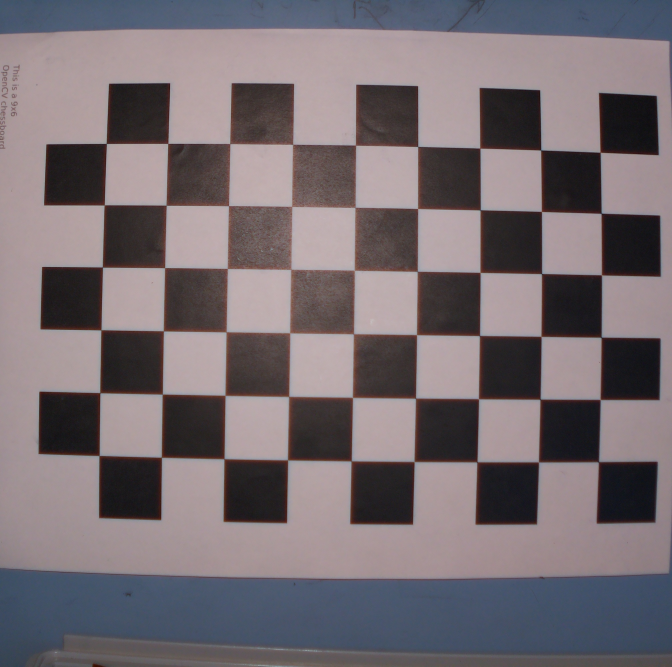
#> input picture Codesys/Resources/CalibrateCamera/disabled/input.jpg, 2016 x 2000 px, found by its file name (shown at 1/3 size)
$ python TestCalibration.py
#> lines starting #> are read from the running program, lines starting #| are printed output that depends on the picture; after the words box and inside, x2 and y2 are one past the last pixel; in counts of white or black regions, pixels touching at a corner belong together
#> further down, image is the input picture: shape (2000, 2016, 3); mean B, G, R 113.5, 108.7, 118.1
import cv2
import numpy as np
import os

def load_cal_data(path):
    cv_file = cv2.FileStorage(path, cv2.FILE_STORAGE_READ)
    checkerboard = cv_file.getNode("checkerboard").mat()
    squaresize = cv_file.getNode("squaresize").real()
    camera_matrix = cv_file.getNode("matrix").mat()
    dist_matrix = cv_file.getNode("distortion").mat()
    pixel_ratio = cv_file.getNode("pixelratio").real()
    cv_file.release()

    return [checkerboard, squaresize, camera_matrix, dist_matrix, pixel_ratio]

def filter_image(image, mtx, dist, crop):

    # get the size of the image
#> called with mtx = array of shape (3, 3), dist = array of shape (1, 5), crop = True
    h,  w = image.shape[:2]
#> h = 2000; w = 2016

    # apply the calibration data
    newcameramtx, roi=cv2.getOptimalNewCameraMatrix(mtx, dist, (w,h), 1, (w,h))
#> roi = (908, 811, 1083, 879)

    # undistort
    mapx, mapy = cv2.initUndistortRectifyMap(mtx, dist, None, newcameramtx, (w,h), 5)
    dst = cv2.remap(image, mapx, mapy, cv2.INTER_LINEAR)
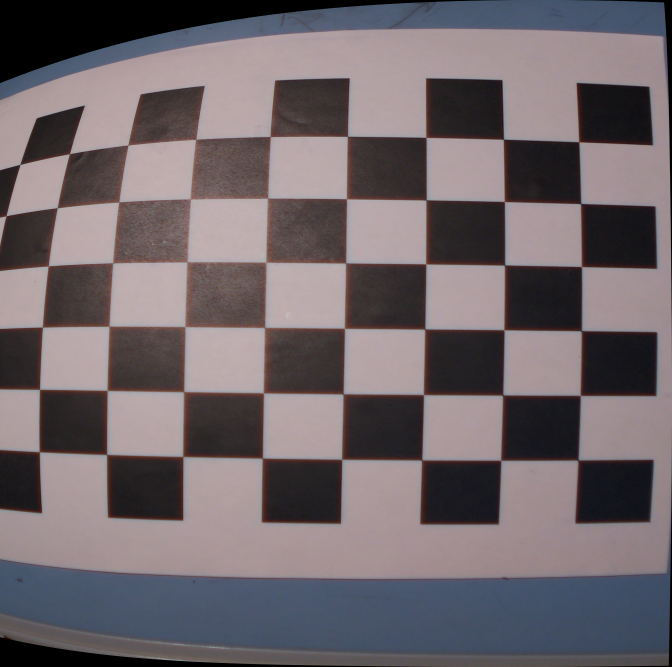
#> dst: shape (2000, 2016, 3) (shown at 1/3 size); mean B, G, R 107, 102.5, 111.7

    if crop == True:
        # crop the image
        x,y,w,h = roi
#> x = 908; y = 811; w = 1083; h = 879
        image = dst[y:y+h, x:x+w]
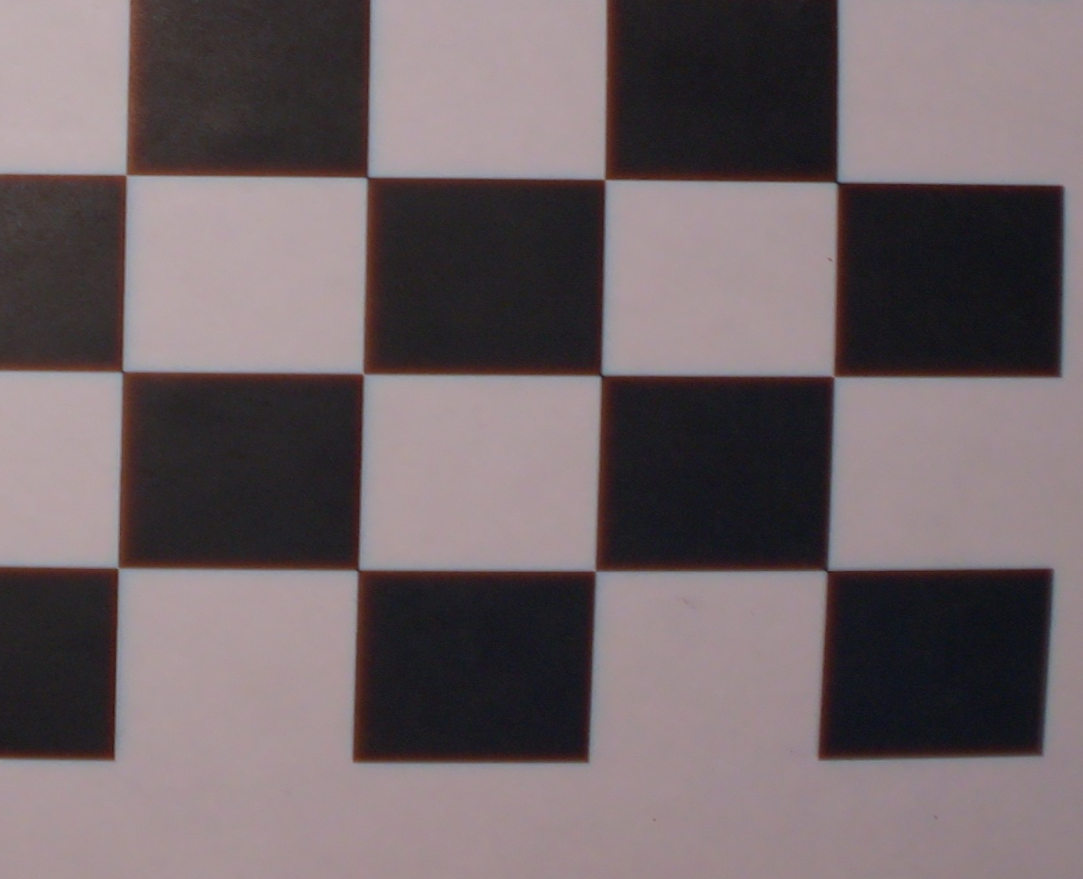
#> image: shape (879, 1083, 3); mean B, G, R 102.8, 99.7, 111.6

    return image

# load the calibration data
dir_path = os.path.dirname(os.path.realpath(__file__))
cal_file_path = str(os.path.join(dir_path, 'cal.yaml'))
checkerboard, squaresize, mtx, dist, pixel_ratio = load_cal_data(cal_file_path)

# capture the image
image = cv2.imread('input.jpg')

# filter image through calibration data
image = filter_image(image, mtx, dist, True)

# calculate line size from calibration data
line_size = squaresize * pixel_ratio # mm

# get the shape to you know where to draw the lines
h,  w = image.shape[:2]
#> h = 879; w = 1083

#
pt0 = (int(w/2), int(h/2))
#> pt0 = (541, 439)
pt1 = (int(w/2 + line_size), int(h/2))
#> pt1 = (599, 439)
cv2.line(image, pt0, pt1, (0, 255, 0), 2)
#> image: shape (879, 1083, 3); 0.02% of pixels changed, all inside (x1, y1, x2, y2) = (540, 438, 601, 441)

#
pt2 = (int(w/2), int(h/2))
pt3 = (int(w/2), int(h/2 + line_size))
cv2.line(image, pt2, pt3, (0, 255, 0), 2)
#> image: shape (879, 1083, 3); mean B, G, R 102.8, 99.7, 111.6

#
cv2.imwrite('result.png',image)

#print (" ")
#input("Press enter to exit;")
